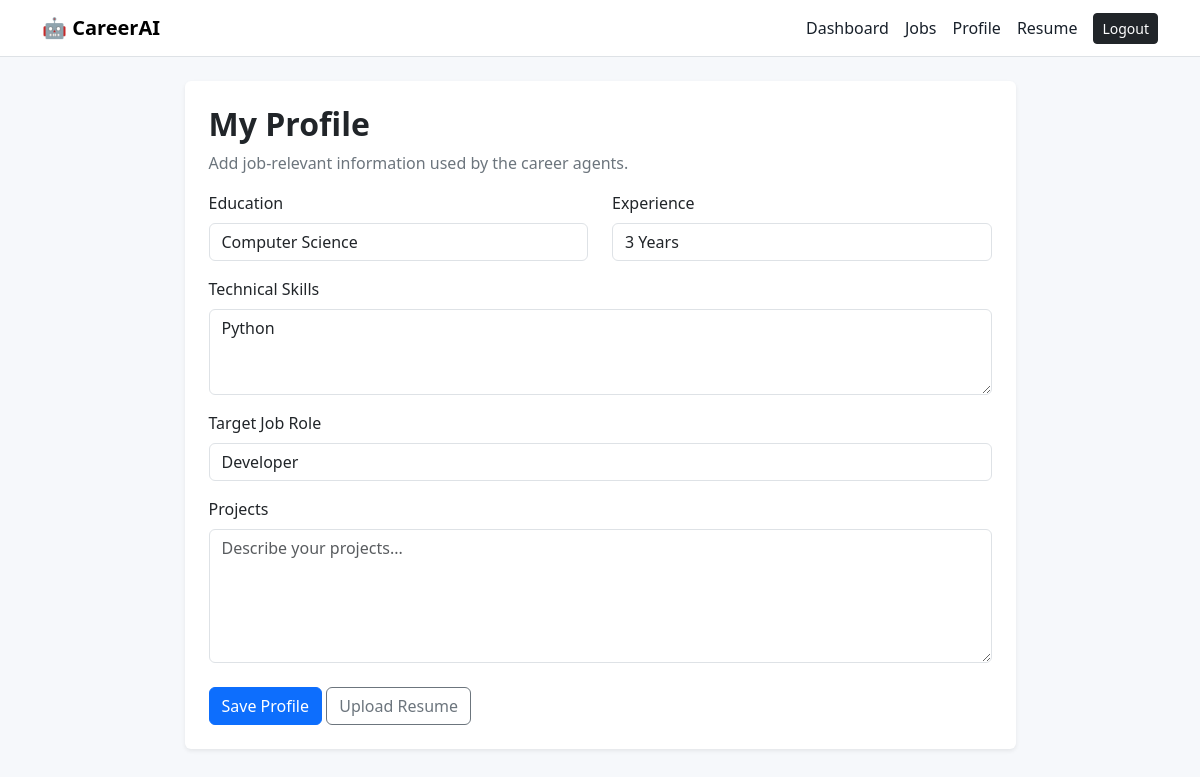
Screenshot of /profile (signed in) with the database file from the repository.
### tables this page shows
CREATE TABLE profiles (
            id INTEGER PRIMARY KEY AUTOINCREMENT,
            user_id INTEGER UNIQUE NOT NULL,
            education TEXT,
            experience TEXT,
            skills TEXT,
            projects TEXT,
            target_role TEXT,
            resume_text TEXT,
            FOREIGN KEY(user_id) REFERENCES users(id)
        );

### app.py (the view, shortened to what this page needs)
@app.route("/profile", methods=["GET", "POST"])
@login_required
def profile():
    existing = get_profile(session["user_id"])
    return render_template("profile.html", profile=existing)

### app.py (called while the page is built)
def login_required(view):
    @wraps(view)
    def wrapped(*args, **kwargs):
        if "user_id" not in session:
            return redirect(url_for("login"))
        return view(*args, **kwargs)
    return wrapped

### database.py (called while the page is built)
def get_connection():
    os.makedirs(DATA_DIR, exist_ok=True)
    conn = sqlite3.connect(DB_PATH)
    conn.row_factory = sqlite3.Row
    return conn

def get_profile(user_id):
    conn = get_connection()
    row = conn.execute(
        "SELECT * FROM profiles WHERE user_id=?", (user_id,)
    ).fetchone()
    conn.close()
    return dict(row) if row else None

### templates/profile.html
{% extends "base.html" %}
{% block content %}
<div class="row justify-content-center">
<div class="col-lg-9">
<div class="card border-0 shadow-sm p-4">
<h2 class="fw-bold">My Profile</h2>
<p class="text-secondary">Add job-relevant information used by the career agents.</p>
<form method="post">
<div class="row">
<div class="col-md-6 mb-3">
<label class="form-label">Education</label>
<input class="form-control" name="education" value="{{ profile.education if profile else '' }}" placeholder="B.E Computer Science">
</div>
<div class="col-md-6 mb-3">
<label class="form-label">Experience</label>
<input class="form-control" name="experience" value="{{ profile.experience if profile else '' }}" placeholder="Fresher / 2 years">
</div>
</div>
<div class="mb-3">
<label class="form-label">Technical Skills</label>
<textarea class="form-control" name="skills" rows="3" placeholder="Python, SQL, Flask, Git...">{{ profile.skills if profile else '' }}</textarea>
</div>
<div class="mb-3">
<label class="form-label">Target Job Role</label>
<input class="form-control" name="target_role" value="{{ profile.target_role if profile else '' }}" placeholder="Python Developer">
</div>
<div class="mb-4">
<label class="form-label">Projects</label>
<textarea class="form-control" name="projects" rows="5" placeholder="Describe your projects...">{{ profile.projects if profile else '' }}</textarea>
</div>
<button class="btn btn-primary">Save Profile</button>
<a class="btn btn-outline-secondary" href="{{ url_for('resume') }}">Upload Resume</a>
</form>
</div>
</div>
</div>
{% endblock %}

### static/css/style.css (style rules this page uses)
body { background: #f6f8fb; color: #18202a; }

### rows the page displays
profiles: education "Computer Science", experience "3 Years", skills "Python", target_role "Developer"
